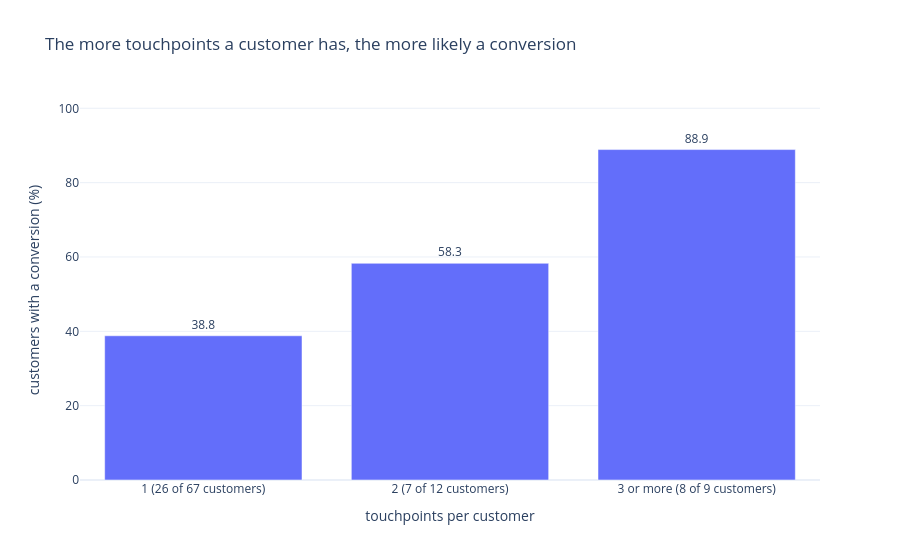

Notebook code for this chart:
### Markdown cell above
**Reading:** 41 of the 117 journeys ended in a conversion, 36.9 % of the 111 complete ones, 23 days after the
first touch (median). 39 conversion paths are a single touchpoint; the two longer ones both start with google and
end with direct or newsletter. (The path `unknown` is one lead whose channel is contradictory in the source.)

### 1.1 Do several touchpoints help to convert?

Two journeys are too few to tell. The customers give a clearer picture (`agg_customers`):

### Code cell
touchpoints_per_customer = query("""
    select
        case when leads >= 3 then '3 or more' else cast(leads as varchar) end as touchpoints,
        count(*) as customers,
        count_if(conversions > 0) as converted,
        round(100.0 * count_if(conversions > 0) / count(*), 1) as converted_pct
    from agg_customers
    group by 1
    order by 1
""")
touchpoints_per_customer["group"] = (
    touchpoints_per_customer["touchpoints"]
    + " ("
    + touchpoints_per_customer["converted"].astype(str)
    + " of "
    + touchpoints_per_customer["customers"].astype(str)
    + " customers)"
)

bar_chart(
    touchpoints_per_customer,
    x="group",
    y="converted_pct",
    title="The more touchpoints a customer has, the more likely a conversion",
    labels={"group": "touchpoints per customer", "converted_pct": "converted"},
    y_title="customers with a conversion (%)",
)

### Figure 1 — Plotly figure (JSON) as saved in the notebook; plotly's stock layout.template omitted (floating-point values rounded to 4 significant figures)
{"data": [{"alignmentgroup": "True", "hovertemplate": "variable=converted<br>touchpoints per customer=%{x}<br>value=%{y}<extra></extra>", "legendgroup": "converted", "marker": {"color": "#636efa", "pattern": {"shape": ""}}, "name": "converted", "offsetgroup": "converted", "orientation": "v", "showlegend": true, "textposition": "outside", "texttemplate": "%{y}", "type": "bar", "x": ["1 (26 of 67 customers)", "2 (7 of 12 customers)", "3 or more (8 of 9 customers)"], "xaxis": "x", "y": [38.8, 58.3, 88.9], "yaxis": "y"}], "layout": {"barmode": "group", "legend": {"title": {"text": ""}, "tracegroupgap": 0}, "showlegend": false, "title": {"text": "The more touchpoints a customer has, the more likely a conversion"}, "xaxis": {"anchor": "y", "domain": [0.0, 1.0], "title": {"text": "touchpoints per customer"}, "type": "category"}, "yaxis": {"anchor": "x", "domain": [0.0, 1.0], "range": [0, 102.2], "title": {"text": "customers with a conversion (%)"}}}}
